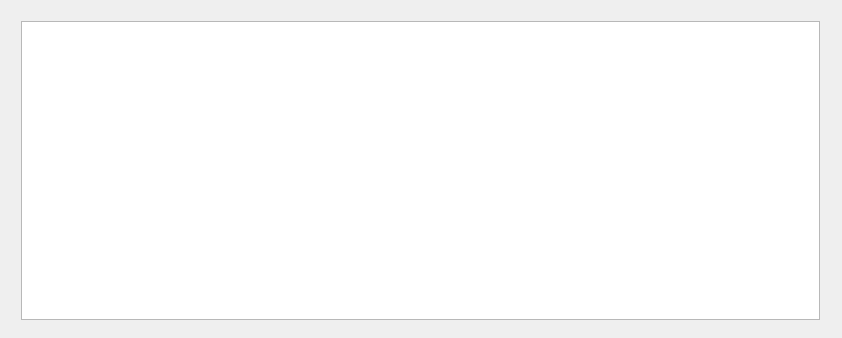
<?xml version="1.0" encoding="UTF-8"?>
<ui version="4.0">
 <class>QKalkulacijaLagerLista</class>
 <widget class="QWidget" name="QKalkulacijaLagerLista">
  <property name="geometry">
   <rect>
    <x>0</x>
    <y>0</y>
    <width>842</width>
    <height>338</height>
   </rect>
  </property>
  <property name="font">
   <font>
    <pointsize>9</pointsize>
   </font>
  </property>
  <property name="windowTitle">
   <string>Лагер Листа </string>
  </property>
  <widget class="QWidget" name="layoutWidget">
   <property name="geometry">
    <rect>
     <x>10</x>
     <y>10</y>
     <width>821</width>
     <height>321</height>
    </rect>
   </property>
   <layout class="QGridLayout" name="gridLayout">
    <item row="0" column="0">
     <widget class="QTableView" name="tableView">
      <property name="font">
       <font>
        <pointsize>10</pointsize>
       </font>
      </property>
     </widget>
    </item>
   </layout>
  </widget>
 </widget>
 <layoutdefault spacing="6" margin="11"/>
 <resources/>
 <connections/>
</ui>
